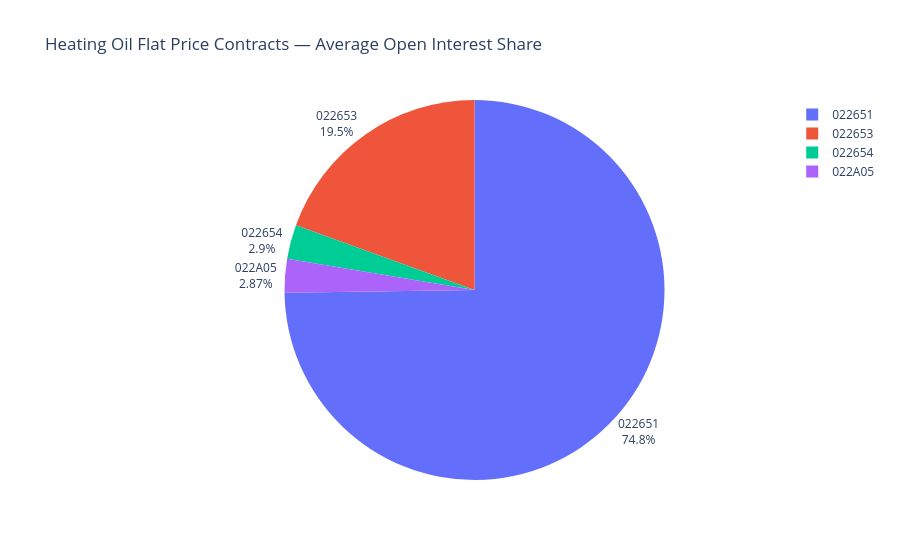

Notebook source saved alongside this figure:
### Markdown cell above
## Open Interest Share — Pie Chart

### Code cell
fig = px.pie(
    avg_oi.reset_index(),
    values="avg_open_interest",
    names="cftc_contract_market_code",
    hover_data=["contract_name"],
    title="Heating Oil Flat Price Contracts — Average Open Interest Share",
)
fig.update_traces(textinfo="label+percent", textposition="outside")
fig.show()

### Figure 1 — Plotly figure (JSON) as saved in the notebook; plotly's stock layout.template omitted (floating-point values rounded to 4 significant figures)
{"data": [{"customdata": [["NO. 2 HEATING OIL, N.Y. HARBOR - NEW YORK MERCANTILE EXCHANGE"], ["HEATING OIL AVG PRICE OPTIONS - NEW YORK MERCANTILE EXCHANGE"], ["EUR STYLE HEATING OIL OPTIONS - NEW YORK MERCANTILE EXCHANGE"], ["GULF COAST ULSD SWAP - NEW YORK MERCANTILE EXCHANGE"]], "domain": {"x": [0, 1], "y": [0, 1]}, "hovertemplate": "cftc_contract_market_code=%{label}<br>avg_open_interest=%{value}<br>contract_name=%{customdata[0]}<extra></extra>", "labels": ["022651", "022653", "022654", "022A05"], "legendgroup": "", "name": "", "showlegend": true, "textinfo": "label+percent", "textposition": "outside", "type": "pie", "values": [358633, 93322, 13931, 13774]}], "layout": {"legend": {"tracegroupgap": 0}, "title": {"text": "Heating Oil Flat Price Contracts — Average Open Interest Share"}}}
